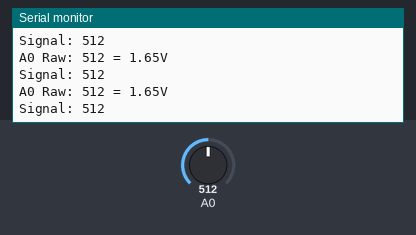
The sketch below on a simulated Arduino Uno, built with avr-gcc and run on an emulated ATmega328P. On the bench: the last lines printed to the serial monitor. The test bench sets the inputs (shaded band); at power-on: A0 = 512.

Above: at 1.3 s.
1.4 s: A0 set to 716
At 1.81 s:
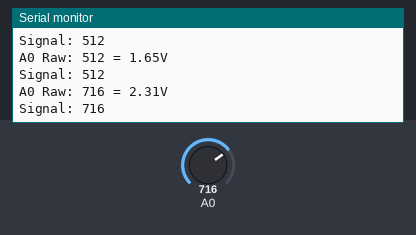
2.9 s: A0 set to 900
At 3.31 s:
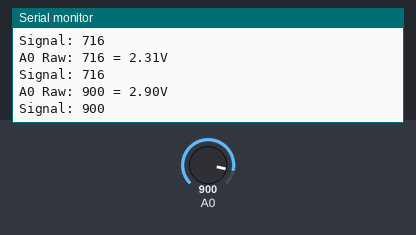
Timing chart, 0 to 5.9 s (numbered marks = the images above; inputs shaded):
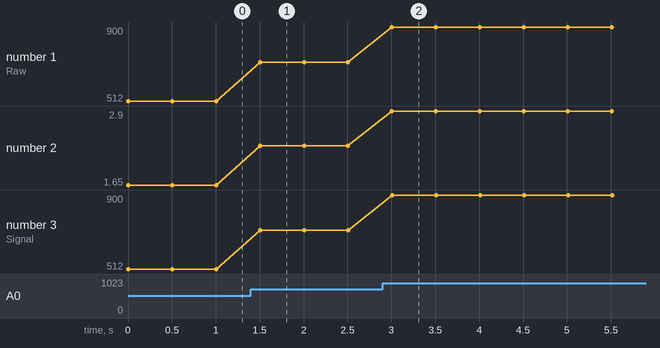

Measured:
- after the input at 1.4 s, the serial monitor: prints a new line after 0.10 s (image 1)
- after the input at 2.9 s, the serial monitor: prints a new line after 0.11 s (image 2)
- plotted number 1: 512 → 716 after the input at 1.4 s, 716 → 900 after the input at 2.9 s
- plotted number 2: 1.65 → 2.31 after the input at 1.4 s, 2.31 → 2.9 after the input at 2.9 s
- plotted number 3: 512 → 716 after the input at 1.4 s, 716 → 900 after the input at 2.9 s

The sketch:

multimeter_test.ino
```cpp
void setup() {
  Serial.begin(115200);
}

void loop() {
  // Pull out A0 and connect it to different Regions of the circuit:
  // 1. Positive strip to see if its close to 3.3V or 5V
  // 2. Jnnction between the resistors
  // 3. Junction with mic pin0 + resistor
  // 4. Ground = 0.0V
  int raw = analogRead(A0);
  float voltage = raw * (3.3 / 1023.0);

  Serial.print("A0 Raw: ");
  Serial.print(raw);
  Serial.print(" = ");
  Serial.print(voltage);
  Serial.println("V");
  Serial.print("Signal: ");
  Serial.println(raw);
  delay(500);
}
```
